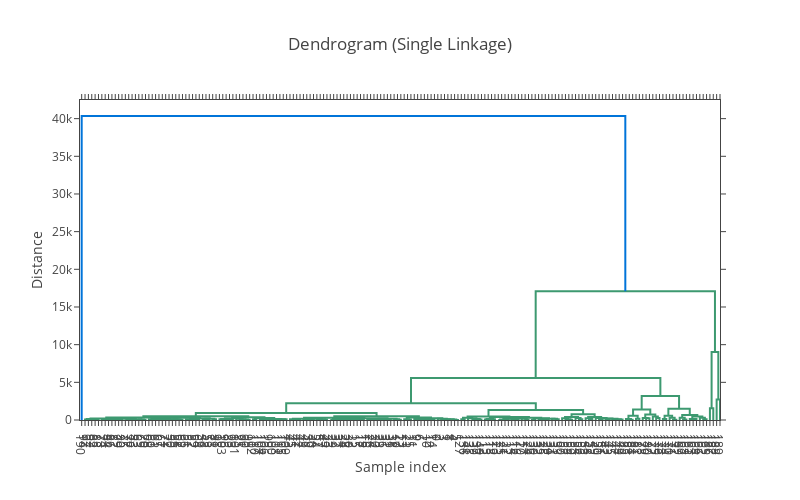

Write notebook code for a chart like this one.
### Code cell
# Menampilkan dendrogram menggunakan Plotly untuk metode 'single'
fig_single = ff.create_dendrogram(linkage_matrix_single)
fig_single.update_layout(title='Dendrogram (Single Linkage)',
                         xaxis_title='Sample index',
                         yaxis_title='Distance',
                         width=800, height=500)
fig_single.show()
